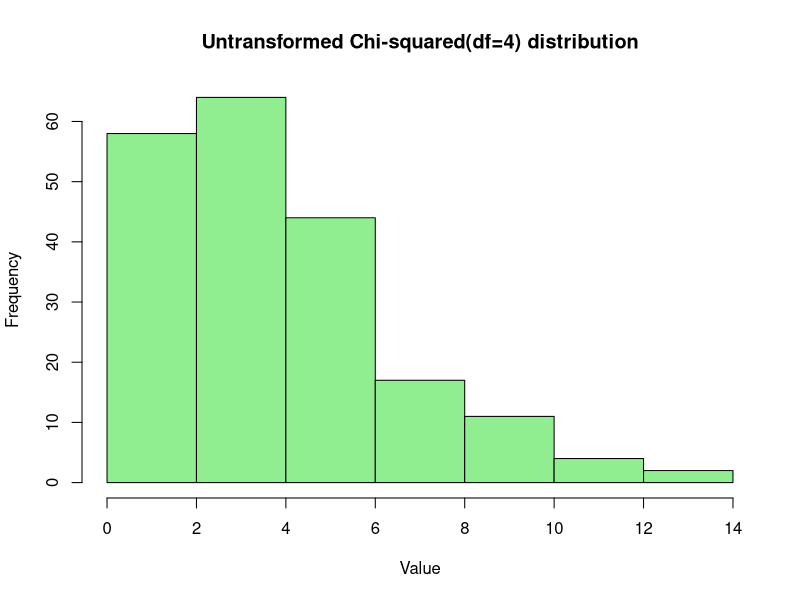
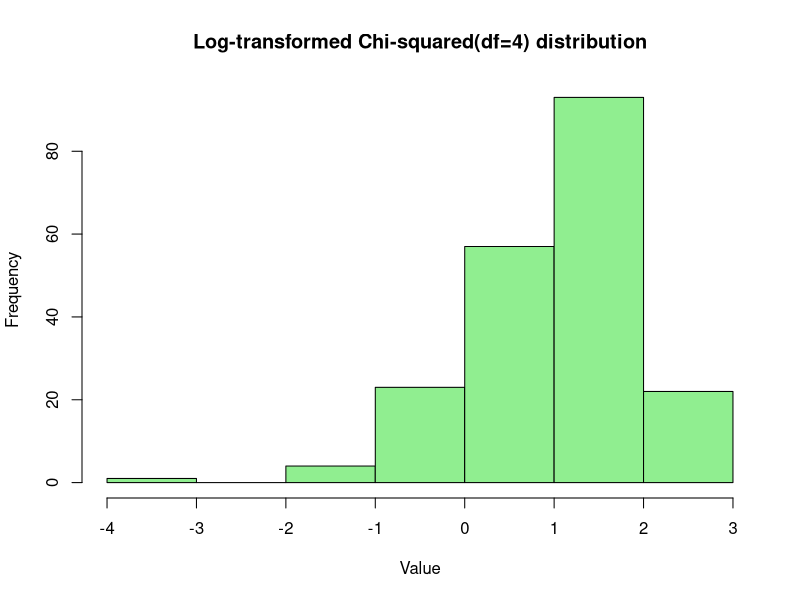
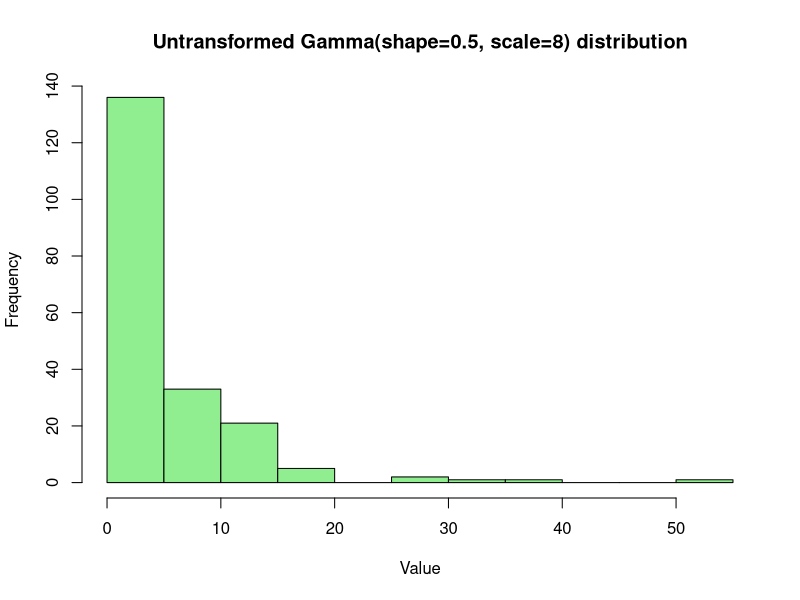
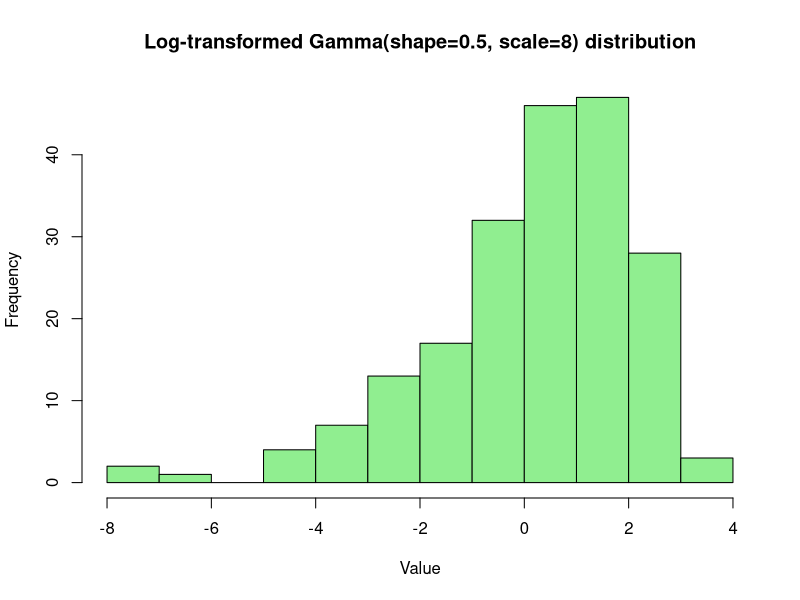
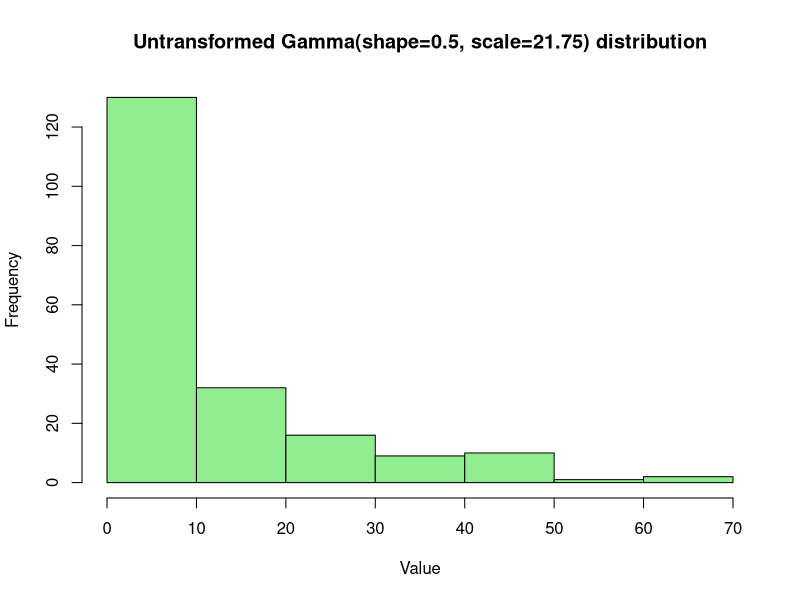
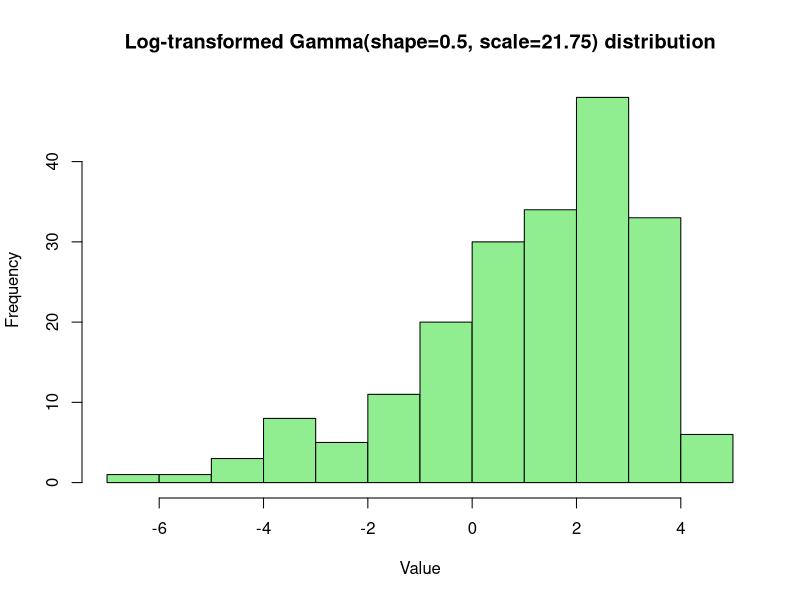

Reproduce these figures in R, in order.
## ---- chunk 1
set.seed(123)
#----------------------------------------------------------------------------#

# First data set
m1 <- 20
n1 <- 50
alpha <- 0.05

# Untransformed data
rejectionRatesUntransformed1 <- replicate(10000, {
  sample1 <- rchisq(m1, df = 4)
  sample2 <- rgamma(n1, shape = 0.5, scale = 8)
  tTestResult <- t.test(sample1, sample2)
  tTestResult$p.value < alpha
})

# Log-transformed data
rejectionRatesTransformed1 <- replicate(10000, {
  sample1 <- log(rchisq(m1, df = 4))
  sample2 <- log(rgamma(n1, shape = 0.5, scale = 8))
  tTestResult <- t.test(sample1, sample2)
  tTestResult$p.value < alpha
})

#----------------------------------------------------------------------------#

# Second data set
m2 <- 200
n2 <- 500

# Untransformed data
rejectionRatesUntransformed2 <- replicate(10000, {
  sample1 <- rchisq(m2, df = 4)
  sample2 <- rgamma(n2, shape = 0.5, scale = 8)
  tTestResult <- t.test(sample1, sample2)
  tTestResult$p.value < alpha
})

# Log-transformed data
rejectionRatesTransformed2 <- replicate(10000, {
  sample1 <- log(rchisq(m2, df = 4))
  sample2 <- log(rgamma(n2, shape = 0.5, scale = 8))
  tTestResult <- t.test(sample1, sample2)
  tTestResult$p.value < alpha
})

#----------------------------------------------------------------------------#

# Third data set
m3 <- 20
n3 <- 50

# Untransformed data
rejectionRatesUntransformed3 <- replicate(10000, {
  sample1 <- rchisq(m3, df = 4)
  sample2 <- rgamma(n3, shape = 0.5, scale = 21.75)
  tTestResult <- t.test(sample1, sample2)
  tTestResult$p.value < alpha
})

# Log-transformed data
rejectionRatesTransformed3 <- replicate(10000, {
  sample1 <- log(rchisq(m3, df = 4))
  sample2 <- log(rgamma(n3, shape = 0.5, scale = 21.75))
  tTestResult <- t.test(sample1, sample2)
  tTestResult$p.value < alpha
})


#----------------------------------------------------------------------------#

# Fourth Data set
m4 <- 200
n4 <- 500

# Untransformed data
rejectionRatesUntransformed4 <- replicate(10000, {
  sample1 <- rchisq(m4, df = 4)
  sample2 <- rgamma(n4, shape = 0.5, scale = 21.75)
  tTestResult <- t.test(sample1, sample2)
  tTestResult$p.value < alpha
})

# Log-transformed data
rejectionRatesTransformed4 <- replicate(10000, {
  sample1 <- log(rchisq(m4, df = 4))
  sample2 <- log(rgamma(n4, shape = 0.5, scale = 21.75))
  tTestResult <- t.test(sample1, sample2)
  tTestResult$p.value < alpha
})

# Print Rejection Rates for Data set 1
print(paste0("Data set 1 - Untransformed Data: Rejection Rate =", mean(rejectionRatesUntransformed1)))
print(paste0("Data set 1 - Log-transformed Data: Rejection Rate =", mean(rejectionRatesTransformed1)))

# Print Rejection Rates for Data set 2
print(paste0("Data set 2 - Untransformed Data: Rejection Rate =", mean(rejectionRatesUntransformed2)))
print(paste0("Data set 2 - Log-transformed Data: Rejection Rate =", mean(rejectionRatesTransformed2)))

# Print Rejection Rates for Data set 3
print(paste0("Data set 3 - Untransformed Data: Rejection Rate =", mean(rejectionRatesUntransformed3)))
print(paste0("Data set 3 - Log-transformed Data: Rejection Rate =", mean(rejectionRatesTransformed3)))

# Print Rejection Rates for Data set 4
print(paste0("Data set 4 - Untransformed Data: Rejection Rate =", mean(rejectionRatesUntransformed4)))
print(paste0("Data set 4 - Log-transformed Data: Rejection Rate =", mean(rejectionRatesTransformed4)))
## ---- chunk 2
set.seed(42)

# Untransformed Chi-squared(df=4) distribution
hist1 <- rchisq(200, df = 4)
hist(hist1, main = "Untransformed Chi-squared(df=4) distribution",
     xlab = "Value", 
     ylab = "Frequency", 
     col = "lightgreen",
     border = "black")

# Log-transformed
hist2 <- log(rchisq(200, df = 4))
hist(hist2, main = "Log-transformed Chi-squared(df=4) distribution",
     xlab = "Value", 
     ylab = "Frequency", 
     col = "lightgreen", 
     border = "black")

# Untransformed Gamma(shape=0.5, scale=8) distribution
hist3 <- rgamma(200, shape = 0.5, scale = 8)
hist(hist3, main = "Untransformed Gamma(shape=0.5, scale=8) distribution",
     xlab = "Value", 
     ylab = "Frequency", 
     col = "lightgreen",
     border = "black")

# Log-transformed
hist4 <- log(rgamma(200, shape = 0.5, scale = 8))
hist(hist4, main = "Log-transformed Gamma(shape=0.5, scale=8) distribution",
     xlab = "Value", 
     ylab = "Frequency", 
     col = "lightgreen", 
     border = "black")

# Untransformed Gamma(shape=0.5, scale=21.75) distribution
hist5<- rgamma(200, shape = 0.5, scale = 21.75)
hist(hist5, main = "Untransformed Gamma(shape=0.5, scale=21.75) distribution",
     xlab = "Value", 
     ylab = "Frequency", 
     col = "lightgreen",
     border = "black")

# Log-transformed
hist6 <- log(rgamma(200, shape = 0.5, scale = 21.75))
hist(hist6, main = "Log-transformed Gamma(shape=0.5, scale=21.75) distribution",
     xlab = "Value", ylab = "Frequency", col = "lightgreen", border = "black")
## ---- chunk 3
# Set seed for reproducibility
set.seed(42)

# Parameters
numSimulations <- 10000
nSamp <- 1000

# Initialize variables
chiSquaredMeans <- 0
gamma1Means <- 0
gamma2Means <- 0

# Initialize log-transformed variables
logChiSquaredMeans <- 0
logGamma1Means <- 0
logGamma2Means <- 0

# Perform simulations
for (i in 1:numSimulations) {
  # Simulate random samples from Chi-squared distribution
  chiSquaredSample <- rchisq(nSamp, 4)
  
  # Simulate random samples from Gamma distributions
  gammaSample1 <- rgamma(nSamp, shape = 0.5, scale = 8)
  gammaSample2 <- rgamma(nSamp, shape = 0.5, scale = 21.75)
  
  # Calculate means and store results
  chiSquaredMeans[i] <- mean(chiSquaredSample)
  gamma1Means[i] <- mean(gammaSample1)
  gamma2Means[i] <- mean(gammaSample2)
  
  # Calculate log-transformed means and store results
  logChiSquaredMeans[i] <- mean(log(chiSquaredSample))
  logGamma1Means[i] <- mean(log(gammaSample1))
  logGamma2Means[i] <- mean(log(gammaSample2))
}

# Calculate average of the simulation results
averageChiSquaredMean <- mean(chiSquaredMeans)
averageGamma1Mean <- mean(gamma1Means)
averageGamma2Mean <- mean(gamma2Means)

# Calculate average of log-transformed simulation results
averageLogChiSquaredMean <- mean(logChiSquaredMeans)
averageLogGamma1Mean <- mean(logGamma1Means)
averageLogGamma2Mean <- mean(logGamma2Means)

# Print the average estimated means
print(paste0("Average Estimated True Population Mean (Chi-squared):", averageChiSquaredMean))
print(paste0("Average Estimated True Population Mean (Log-transformed Chi-squared):", averageLogChiSquaredMean))

print(paste0("Average Estimated True Population Mean (Gamma, shape=0.5, scale=8):", averageGamma1Mean))
print(paste0("Average Estimated True Population Mean (Log-transformed Gamma, shape=0.5, scale=8):", averageLogGamma1Mean))

print(paste0("Average Estimated True Population Mean (Gamma, shape=0.5, scale=21.75):", averageGamma2Mean))
print(paste0("Average Estimated True Population Mean (Log-transformed Gamma, shape=0.5, scale=21.75):", averageLogGamma2Mean))

## ---- chunk 4
# Given data
data <- matrix(c(18, 2, 37, 53), nrow = 2, byrow = TRUE)
colnames(data) <- c("Yes", "No")
rownames(data) <- c("Yes", "No")

print(data)

# Total number of observations
totalObs <- 100

# P(Library Member)
probLibraryMember <- sum(data[,"Yes"]) / totalObs
print(paste0("P(Library Member) = ", probLibraryMember))

# P(Vegetarian | Non-Library Member)
probVegetarianNonLibrary <- data["Yes", "No"] / sum(data[,"No" ])
print(paste0("P(Vegetarian | Non-Library Member) = ", probVegetarianNonLibrary))

# P(Vegetarian)
probVegetarian <- sum(data["Yes", ]) / totalObs
print(paste0("P(Vegetarian) = ", probVegetarian))
## ---- chunk 5
# Given data
data <- matrix(c(5, 15, 95, 85), nrow = 2, byrow = TRUE)
colnames(data) <- c("Yes", "No")
rownames(data) <- c("Yes", "No")

# Total number of observations
totalObs <- 200

# P(Marathon Runner)
probMarathonRunner <- sum(data["Yes", ]) / totalObs
print(paste0("P(Marathon Runner) = ", probMarathonRunner))

# P(Smoker)
probSmoker <- sum(data[, "Yes"]) / totalObs
print(paste0("P(Smoker) = ", probSmoker))

# P(Smoker | Marathon Runner)
probSmokerGivenMarathon <- data["Yes", "Yes"] / sum(data[,"Yes"])
print(paste0("P(Smoker | Marathon Runner) = ", probSmokerGivenMarathon))

# P(Marathon Runner | Non-smoker)
probMarathonGivenNonSmoker <- data["Yes", "No"] / sum(data["Yes",])
print(paste0("P(Marathon Runner | Non-smoker) = ", probMarathonGivenNonSmoker))
## ---- chunk 6
# Given data
data <- matrix(c(2, 98, 8, 92), nrow = 2, byrow = TRUE)
colnames(data) <- c("Yes", "No")
rownames(data) <- c("Yes", "No")

# Total number of observations
totalObs <- 200

# P(Marathon Runner)
probMarathonRunner <- sum(data["Yes", ]) / totalObs
print(paste0("P(Marathon Runner) = ", probMarathonRunner))

# P(Smoker)
probSmoker <- sum(data[, "Yes"]) / totalObs
print(paste0("P(Smoker) = ", probSmoker))

# P(Smoker | Marathon Runner)
probSmokerGivenMarathon <- data["Yes", "Yes"] / sum(data[,"Yes"])
print(paste0("P(Smoker | Marathon Runner) = ", probSmokerGivenMarathon))

# P(Marathon Runner | Non-smoker)
probMarathonGivenNonSmoker <- data["Yes", "No"] / sum(data["No",])
print(paste0("P(Marathon Runner | Non-smoker) = ", probMarathonGivenNonSmoker))
## ---- chunk 7
# Given data
data <- matrix(c(5, 25, 15, 55), nrow = 2, byrow = TRUE)
colnames(data) <- c("Undergrad", "Grad")
rownames(data) <- c("Ski", "Snowboard")

# Total number of observations
totalObs <- 100

# P(Undergrad)
probUndergrad <- sum(data[, "Undergrad"]) / totalObs
print(paste0("P(Undergrad) = ", probUndergrad))

# P(Skier)
probSkier <- sum(data["Ski", ]) / totalObs
print(paste0("P(Skier) = ", probSkier))

# P(Skier | Grad)
probSkierGivenGrad <- data["Ski", "Grad"] / sum(data["Ski",])
print(paste0("P(Skier | Grad) = ", probSkierGivenGrad))

# P(Grad | Snowboarder)
probGradGivenSnowboarder <- data["Snowboard", "Grad"] / sum(data[,"Grad"])
print(paste0("P(Grad | Snowboarder) = ", probGradGivenSnowboarder))

# Estimate population proportion of OSU students who prefer skiing
estimatedPropSkiing <- sum(data["Ski", ]) / (totalObs * 0.8)
print(paste0("Estimated Population Proportion of Skiing Preference = ", estimatedPropSkiing))
## ---- chunk 8
# Given data
observed_table <- matrix(c(7, 5, 3, 5), nrow = 2, byrow = TRUE)
colnames(observed_table) <- c("Instant", "Freshly Ground Drip")
rownames(observed_table) <- c("Instant", "Fresh Ground Drip")

# Fisher's exact test
fisher_test_result <- fisher.test(observed_table)
print(fisher_test_result)
## ---- chunk 9
# Pearson's chi-squared test
chi_squared_test_result <- chisq.test(observed_table)
print(chi_squared_test_result)
